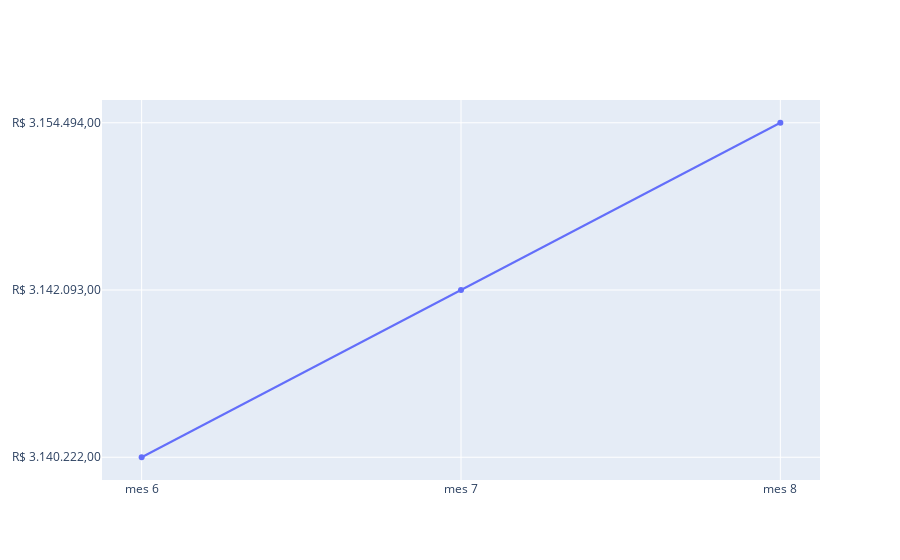

The cell this chart's notebook holds for it:
### Code cell
fig = go.Figure(
    data=go.Scatter(x =['mes 6', 'mes 7', 'mes 8'], 
                y= [valor6, valor7, valor8])
)   
fig.show()

### Figure 1 — Plotly figure (JSON) as saved in the notebook; plotly's stock layout.template omitted (floating-point values rounded to 4 significant figures)
{"data": [{"type": "scatter", "x": ["mes 6", "mes 7", "mes 8"], "y": ["R$ 3.140.222,00", "R$ 3.142.093,00", "R$ 3.154.494,00"]}], "layout": {}}
